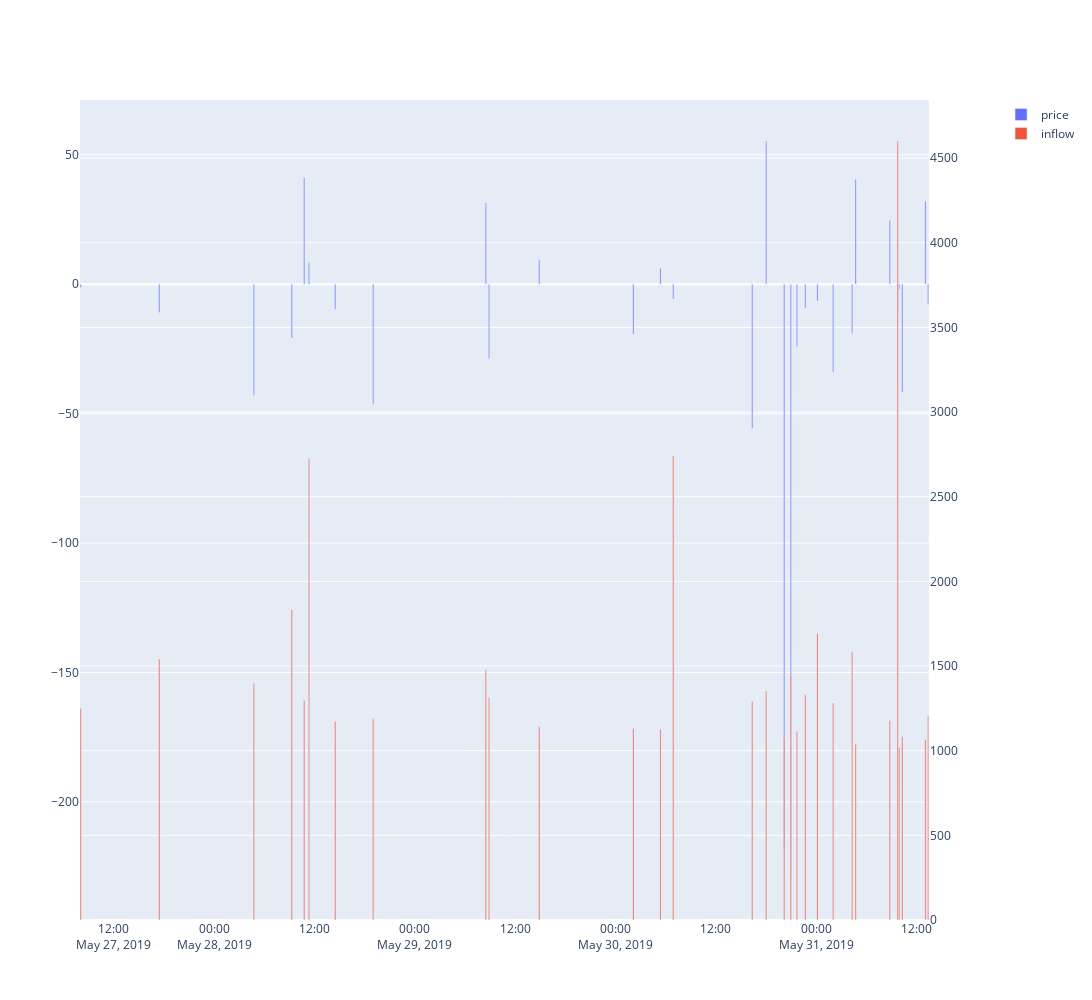

Notebook source saved alongside this figure:
### Code cell
import plotly.express as px
import plotly.graph_objects as go 
from plotly.subplots import make_subplots

fig = make_subplots(specs=[[{"secondary_y": True}]])
# fig.add_trace(go.Scatter(x=df_inflow_big.datetime, y=df_price_change.price_change, mode='markers', name='price'), secondary_y=False)
# fig.add_trace(go.Scatter(x=df_inflow_big.datetime, y=df_inflow_big.inflow_total, mode='markers', name='inflow'), secondary_y=True)
fig.add_trace(go.Bar(x=df_inflow_big.datetime, y=df_price_change.price_change,  name='price'), secondary_y=False)
fig.add_trace(go.Bar(x=df_inflow_big.datetime, y=df_inflow_big.inflow_total, name='inflow'), secondary_y=True)
fig.update_layout(height=1000, width=1500)
fig.show()
# e2 = go.Scatter(x=df_price_and_inflow.datetime_x, y=df_price_and_inflow.inflow_total, mode='lines')
# |ip# lot(go.Figure([trace1, trace2]))

### Figure 1 — Plotly figure (JSON) as saved in the notebook; plotly's stock layout.template omitted (floating-point values rounded to 4 significant figures)
{"data": [{"name": "price", "type": "bar", "x": ["2019-05-27 08:03:24", "2019-05-27 17:27:37", "2019-05-28 04:45:54", "2019-05-28 09:18:00", "2019-05-28 10:47:07", "2019-05-28 11:21:29", "2019-05-28 14:29:58", "2019-05-28 19:02:11", "2019-05-29 08:30:53", "2019-05-29 08:53:32", "2019-05-29 14:53:35", "2019-05-30 02:09:27", "2019-05-30 05:23:53", "2019-05-30 06:55:06", "2019-05-30 16:22:30", "2019-05-30 18:02:10", "2019-05-30 20:11:48", "2019-05-30 20:59:19", "2019-05-30 21:43:12", "2019-05-30 22:43:04", "2019-05-31 00:10:28", "2019-05-31 02:02:59", "2019-05-31 04:19:21", "2019-05-31 04:44:22", "2019-05-31 08:49:43", "2019-05-31 09:46:09", "2019-05-31 09:56:30", "2019-05-31 10:19:07", "2019-05-31 13:05:26", "2019-05-31 13:24:19"], "xaxis": "x", "y": [-1.266, -10.94, -42.9, -20.75, 41.13, 8.33, -9.685, -46.38, 31.43, -28.81, 9.475, -19.25, 6.077, -5.662, -55.65, 55.35, -218.5, -229.8, -24.0, -9.157, -6.442, -33.87, -18.96, 40.53, 24.63, -10.5, -2.048, -41.61, 32.03, -7.774], "yaxis": "y"}, {"name": "inflow", "type": "bar", "x": ["2019-05-27 08:03:24", "2019-05-27 17:27:37", "2019-05-28 04:45:54", "2019-05-28 09:18:00", "2019-05-28 10:47:07", "2019-05-28 11:21:29", "2019-05-28 14:29:58", "2019-05-28 19:02:11", "2019-05-29 08:30:53", "2019-05-29 08:53:32", "2019-05-29 14:53:35", "2019-05-30 02:09:27", "2019-05-30 05:23:53", "2019-05-30 06:55:06", "2019-05-30 16:22:30", "2019-05-30 18:02:10", "2019-05-30 20:11:48", "2019-05-30 20:59:19", "2019-05-30 21:43:12", "2019-05-30 22:43:04", "2019-05-31 00:10:28", "2019-05-31 02:02:59", "2019-05-31 04:19:21", "2019-05-31 04:44:22", "2019-05-31 08:49:43", "2019-05-31 09:46:09", "2019-05-31 09:56:30", "2019-05-31 10:19:07", "2019-05-31 13:05:26", "2019-05-31 13:24:19"], "xaxis": "x", "y": [1249.0, 1541.0, 1398.0, 1833.0, 1297.0, 2724.0, 1172.0, 1191.0, 1477.0, 1312.0, 1141.0, 1130.0, 1125.0, 2742.0, 1291.0, 1352.0, 1081.0, 1447.0, 1113.0, 1331.0, 1692.0, 1282.0, 1584.0, 1040.0, 1176.0, 4601.0, 1017.0, 1082.0, 1066.0, 1203.0], "yaxis": "y2"}], "layout": {"height": 1000, "width": 1500, "xaxis": {"anchor": "y", "domain": [0, 0.94]}, "yaxis": {"anchor": "x", "domain": [0, 1]}, "yaxis2": {"anchor": "x", "overlaying": "y", "side": "right"}}}
